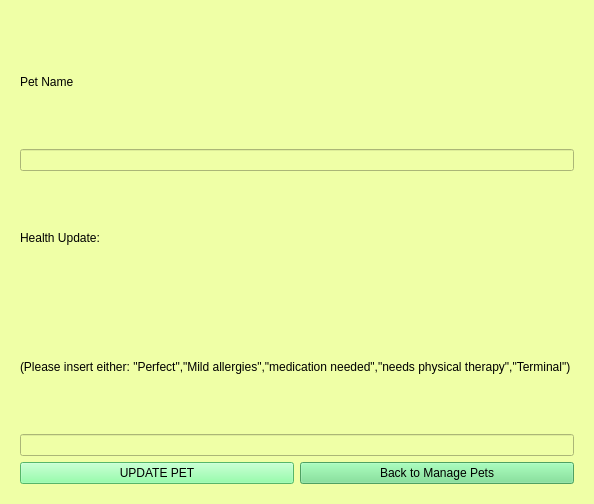
<?xml version="1.0" encoding="UTF-8"?>
<ui version="4.0">
 <class>shelterOwner</class>
 <widget class="QDialog" name="shelterOwner">
  <property name="geometry">
   <rect>
    <x>0</x>
    <y>0</y>
    <width>550</width>
    <height>504</height>
   </rect>
  </property>
  <property name="windowTitle">
   <string>Dialog</string>
  </property>
  <property name="styleSheet">
   <string notr="true">background-color: rgb(239, 255, 166);</string>
  </property>
  <layout class="QVBoxLayout" name="verticalLayout">
   <item>
    <widget class="QStackedWidget" name="stackedWidget">
     <property name="currentIndex">
      <number>2</number>
     </property>
     <widget class="QWidget" name="page">
      <layout class="QVBoxLayout" name="verticalLayout_4">
       <item>
        <widget class="QPushButton" name="addDeletePet">
         <property name="styleSheet">
          <string notr="true">background-color:rgb(120, 255, 147);
font: 14pt &quot;Arial Rounded MT Bold&quot;;</string>
         </property>
         <property name="text">
          <string>Add/Delete Pet</string>
         </property>
        </widget>
       </item>
       <item>
        <widget class="QPushButton" name="pushButton">
         <property name="styleSheet">
          <string notr="true">background-color:rgb(120, 255, 147);
font: 14pt &quot;Arial Rounded MT Bold&quot;;</string>
         </property>
         <property name="text">
          <string>Update Pet</string>
         </property>
        </widget>
       </item>
      </layout>
     </widget>
     <widget class="QWidget" name="addingPet">
      <layout class="QVBoxLayout" name="verticalLayout_5">
       <item>
        <layout class="QVBoxLayout" name="verticalLayout_3">
         <item>
          <widget class="QLabel" name="label_8">
           <property name="styleSheet">
            <string notr="true">font: 14pt &quot;Arial Rounded MT Bold&quot;;</string>
           </property>
           <property name="text">
            <string>NEW PET</string>
           </property>
          </widget>
         </item>
         <item>
          <layout class="QVBoxLayout" name="verticalLayout_2">
           <item>
            <widget class="QLabel" name="label">
             <property name="text">
              <string>Pet Name</string>
             </property>
            </widget>
           </item>
           <item>
            <widget class="QLineEdit" name="Name"/>
           </item>
           <item>
            <widget class="QLabel" name="label_2">
             <property name="text">
              <string>Date of Birth</string>
             </property>
            </widget>
           </item>
           <item>
            <widget class="QLineEdit" name="DOB"/>
           </item>
           <item>
            <widget class="QLabel" name="label_7">
             <property name="text">
              <string>Sex:</string>
             </property>
            </widget>
           </item>
           <item>
            <widget class="QLineEdit" name="Sex"/>
           </item>
           <item>
            <widget class="QLabel" name="label_3">
             <property name="text">
              <string>Pet Status</string>
             </property>
            </widget>
           </item>
           <item>
            <widget class="QLineEdit" name="Status"/>
           </item>
           <item>
            <widget class="QLabel" name="label_9">
             <property name="text">
              <string>Type of Pet:</string>
             </property>
            </widget>
           </item>
           <item>
            <widget class="QLineEdit" name="petType"/>
           </item>
           <item>
            <widget class="QLabel" name="label_4">
             <property name="text">
              <string>Breed</string>
             </property>
            </widget>
           </item>
           <item>
            <widget class="QLineEdit" name="Breed"/>
           </item>
           <item>
            <widget class="QLabel" name="label_5">
             <property name="text">
              <string>Health</string>
             </property>
            </widget>
           </item>
           <item>
            <widget class="QLabel" name="label_13">
             <property name="text">
              <string>(Please insert either: &quot;Perfect&quot;,&quot;Mild allergies&quot;,&quot;medication needed&quot;,&quot;needs physical therapy&quot;, &quot;Terminal&quot;)</string>
             </property>
            </widget>
           </item>
           <item>
            <widget class="QLineEdit" name="Health"/>
           </item>
           <item>
            <widget class="QLabel" name="label_6">
             <property name="text">
              <string>Shelter ID</string>
             </property>
            </widget>
           </item>
           <item>
            <widget class="QLineEdit" name="shelterNum"/>
           </item>
          </layout>
         </item>
         <item>
          <layout class="QHBoxLayout" name="horizontalLayout">
           <item>
            <widget class="QPushButton" name="Add">
             <property name="styleSheet">
              <string notr="true">background-color:rgb(120, 255, 147);
font: 14pt &quot;Arial Rounded MT Bold&quot;;</string>
             </property>
             <property name="text">
              <string>Add Pet</string>
             </property>
            </widget>
           </item>
           <item>
            <widget class="QPushButton" name="Delete">
             <property name="styleSheet">
              <string notr="true">background-color:rgb(120, 255, 147);
font: 14pt &quot;Arial Rounded MT Bold&quot;;</string>
             </property>
             <property name="text">
              <string>Delete Pet</string>
             </property>
            </widget>
           </item>
           <item>
            <widget class="QPushButton" name="NextPage">
             <property name="styleSheet">
              <string notr="true">background-color:rgb(110, 225, 137);
font: 14pt &quot;Arial Rounded MT Bold&quot;;</string>
             </property>
             <property name="text">
              <string>Back to Manage Pets</string>
             </property>
            </widget>
           </item>
          </layout>
         </item>
        </layout>
       </item>
      </layout>
     </widget>
     <widget class="QWidget" name="page_2">
      <layout class="QVBoxLayout" name="verticalLayout_7">
       <item>
        <layout class="QVBoxLayout" name="verticalLayout_6">
         <item>
          <widget class="QLabel" name="label_10">
           <property name="styleSheet">
            <string notr="true">font: 14pt &quot;Arial Rounded MT Bold&quot;;</string>
           </property>
           <property name="text">
            <string>Pet Name</string>
           </property>
          </widget>
         </item>
         <item>
          <widget class="QLineEdit" name="lineEdit_4"/>
         </item>
         <item>
          <widget class="QLabel" name="label_11">
           <property name="styleSheet">
            <string notr="true">font: 14pt &quot;Arial Rounded MT Bold&quot;;</string>
           </property>
           <property name="text">
            <string>Health Update:</string>
           </property>
          </widget>
         </item>
         <item>
          <widget class="QLabel" name="label_12">
           <property name="styleSheet">
            <string notr="true">font: 6pt &quot;Arial Rounded MT Bold&quot;;</string>
           </property>
           <property name="text">
            <string>(Please insert either: &quot;Perfect&quot;,&quot;Mild allergies&quot;,&quot;medication needed&quot;,&quot;needs physical therapy&quot;,&quot;Terminal&quot;)</string>
           </property>
          </widget>
         </item>
         <item>
          <widget class="QLineEdit" name="lineEdit_3"/>
         </item>
         <item>
          <layout class="QHBoxLayout" name="horizontalLayout_2">
           <item>
            <widget class="QPushButton" name="updatePetButton">
             <property name="styleSheet">
              <string notr="true">background-color:rgb(120, 255, 147);
font: 14pt &quot;Arial Rounded MT Bold&quot;;</string>
             </property>
             <property name="text">
              <string>UPDATE PET</string>
             </property>
            </widget>
           </item>
           <item>
            <widget class="QPushButton" name="updateBackButton">
             <property name="styleSheet">
              <string notr="true">background-color:rgb(110, 225, 137);
font: 14pt &quot;Arial Rounded MT Bold&quot;;</string>
             </property>
             <property name="text">
              <string>Back to Manage Pets</string>
             </property>
            </widget>
           </item>
          </layout>
         </item>
        </layout>
       </item>
      </layout>
     </widget>
    </widget>
   </item>
  </layout>
 </widget>
 <resources/>
 <connections/>
</ui>
